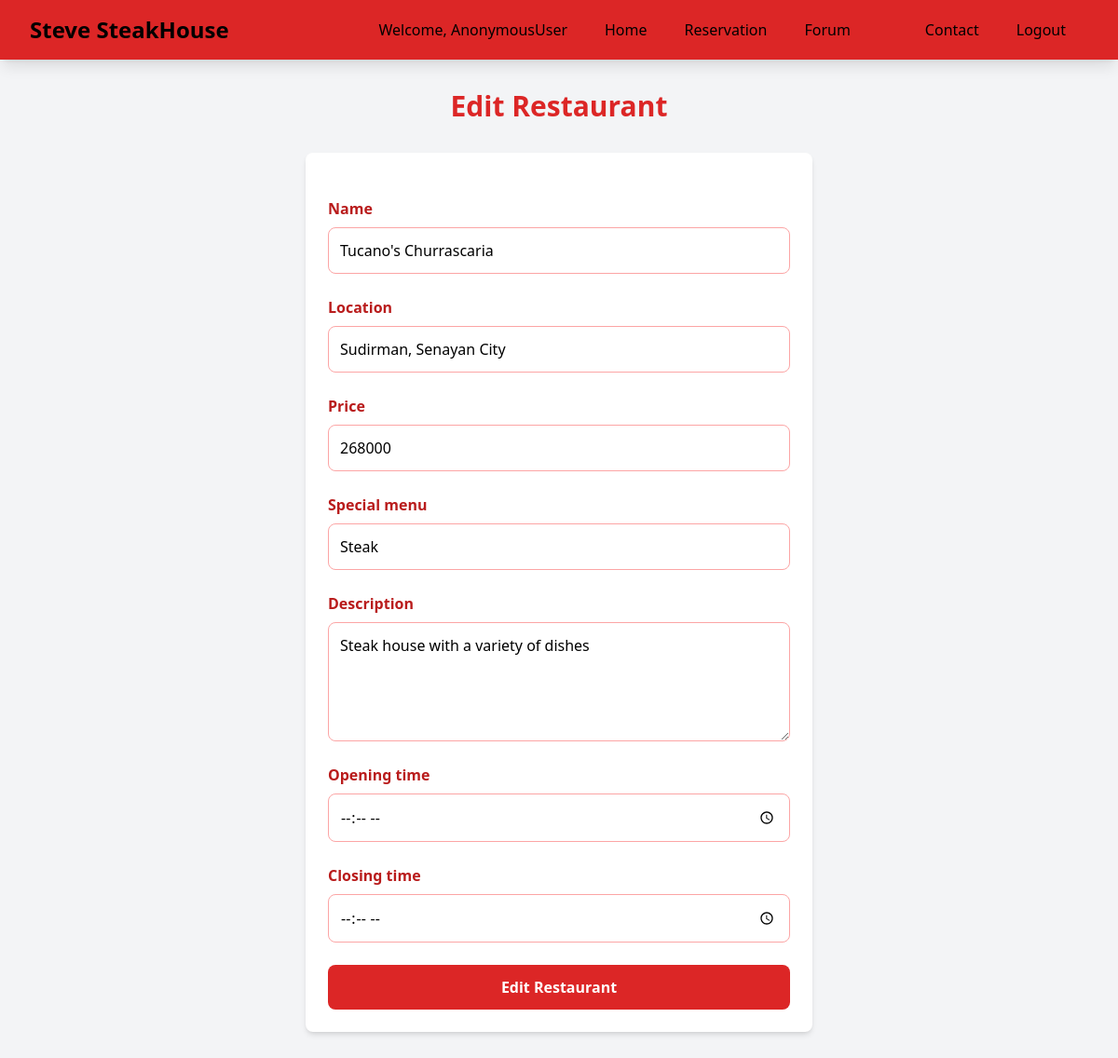
Before: /edit-resto/1/ with the older database file.
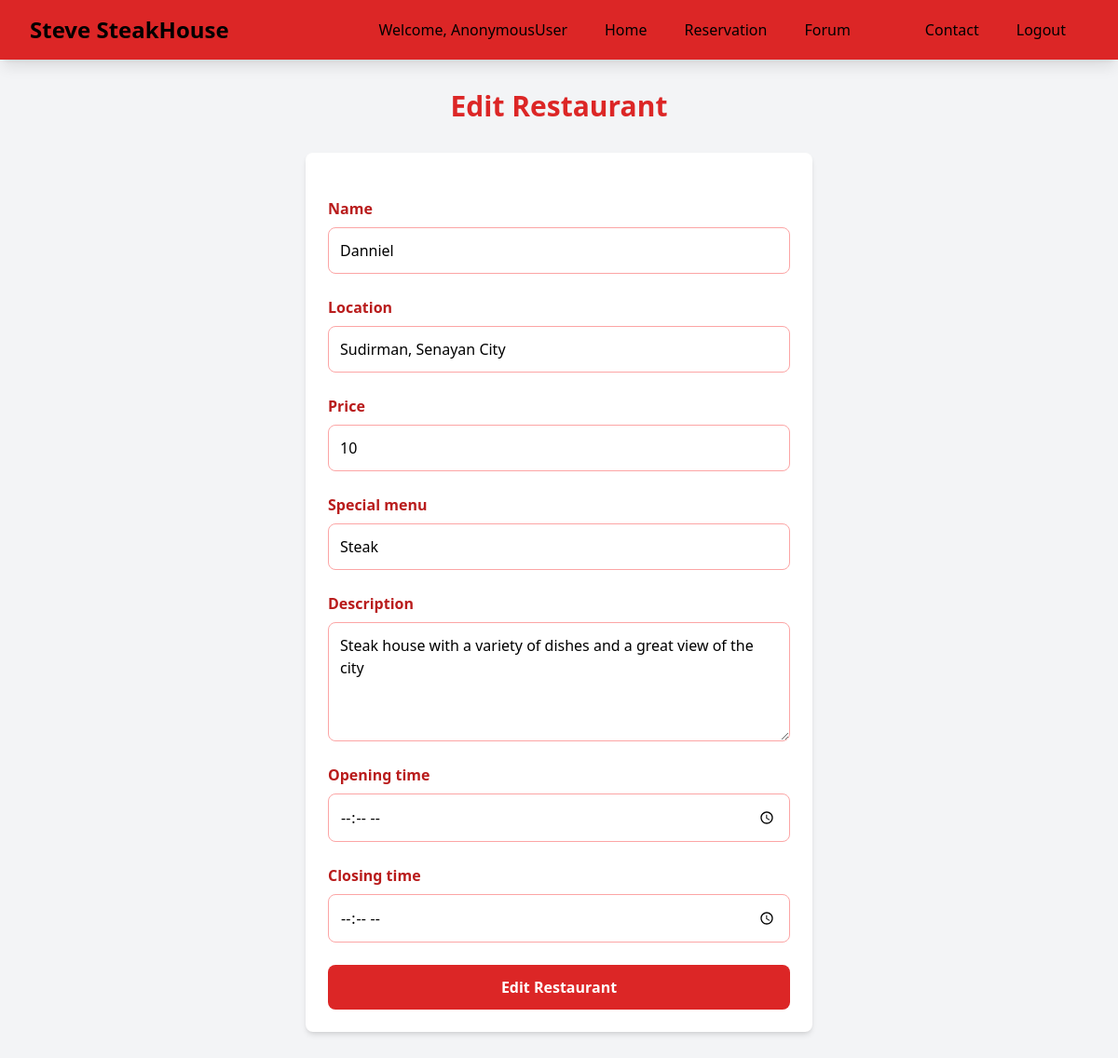
After: the same page with the newer database file.
### resto/models.py (models this page shows, shortened)
class Restaurant(models.Model):
    id = models.IntegerField(primary_key=True)
    name = models.CharField(max_length=100)
    price = models.IntegerField(validators=[MinValueValidator(1)])
    location = models.CharField(max_length=100)
    special_menu = models.CharField(max_length=100)
    rating = models.PositiveIntegerField(
        validators=[MinValueValidator(1), MaxValueValidator(5)], default = 0
    )
    description = models.TextField(default= "Steak house with a variety of dishes and a great view of the city")
    opening_time = models.TimeField(default="07:00:00")
    closing_time = models.TimeField(default = "22:00:00")

### main/views.py (the view)
# urls.py: path('edit-resto/<int:id>/', edit_resto, name='edit_resto'),
def edit_resto(request, id):
    restaurant = Restaurant.objects.get(id = id)
    form = RestaurantForm(request.POST or None, instance=restaurant)
    if form.is_valid() and request.method == "POST":
        form.save()
        return HttpResponseRedirect(reverse('main:main_page'))
    context = {'form': form}
    return render(request, "edit_resto.html", context)

### main/forms.py
class RestaurantForm(ModelForm):
    class Meta:
        model = Restaurant
        fields = ["name", "location", "price", "special_menu","description", "opening_time", "closing_time"]

### main/templates/edit_resto.html (shortened to what this page needs)
{% extends 'base.html' %}
{% load static %}
{% block content %}
{% include 'navbar.html' %}
<div class="flex flex-col min-h-screen bg-gray-100">
  <div class="container mx-auto px-4 py-8 mt-16 max-w-xl">
    <h1 class="text-3xl font-bold text-center mb-8 text-red-600">Edit Restaurant</h1>
    <div class="bg-white shadow-md rounded-lg p-6">
      <form method="POST" class="space-y-6">
        {% for field in form %}
          <div class="flex flex-col">
            <label for="{{ field.id_for_label }}" class="mb-2 font-semibold text-red-700">{{ field.label }}</label>
            {% if field.name == "description" %}
              <textarea name="{{ field.name }}" id="{{ field.id_for_label }}"
                class="border border-red-300 rounded-lg p-3 w-full h-32 focus:outline-none focus:ring-2 focus:ring-red-500 focus:border-red-500">{{ field.value|default_if_none:'' }}</textarea>
            {% elif field.name == "opening_time" or field.name == "closing_time" %}
              <input type="time" name="{{ field.name }}" id="{{ field.id_for_label }}"
                value="{{ field.value|default_if_none:'' }}"
                class="border border-red-300 rounded-lg p-3 w-full focus:outline-none focus:ring-2 focus:ring-red-500 focus:border-red-500"/>
            {% else %}
              <input type="{{ field.field.widget.input_type }}" name="{{ field.name }}" id="{{ field.id_for_label }}"
                value="{{ field.value|default_if_none:'' }}"
                class="border border-red-300 rounded-lg p-3 w-full focus:outline-none focus:ring-2 focus:ring-red-500 focus:border-red-500"/>
            {% endif %}
          </div>
        {% endfor %}
        <div class="flex justify-center mt-6">
          <button type="submit" class="bg-red-600 text-white font-semibold px-6 py-3 rounded-lg hover:bg-red-700 transition duration-300 ease-in-out w-full">
            Edit Restaurant
          </button>
        </div>
      </form>
    </div>
  </div>
</div>
{% endblock %}

Changed rows visible on the page:
changed Restaurant "Sudirman, Senayan City": name "Tucano's Churrascaria" → "Danniel"; description "Steak house with a variety of dishes" → "Steak house with a variety of dishes and a great view of the city"
Other visible differences:
form field price: "268000" → "10"
